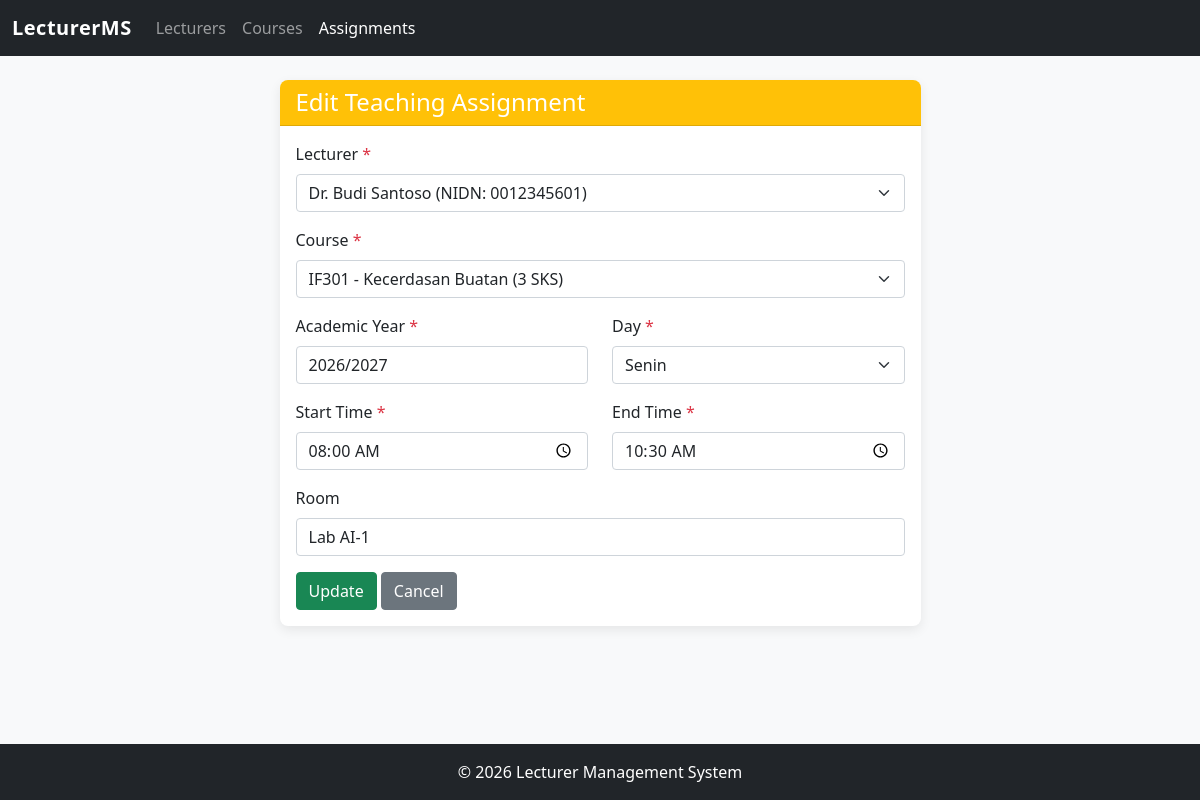
Screenshot of /Project/index.php?page=assignments&action=edit&id=1 with the database file from the repository.
### tables this page shows
CREATE TABLE teaching_assignments (
    id INT AUTO_INCREMENT PRIMARY KEY,
    lecturer_id INT NOT NULL,
    course_id INT NOT NULL,
    academic_year VARCHAR(9) NOT NULL,
    day ENUM('Senin','Selasa','Rabu','Kamis','Jumat','Sabtu') NOT NULL,
    start_time TIME NOT NULL,
    end_time TIME NOT NULL,
    room VARCHAR(20),
    FOREIGN KEY (lecturer_id) REFERENCES lecturers(id) ON DELETE CASCADE,
    FOREIGN KEY (course_id) REFERENCES courses(id) ON DELETE CASCADE
);

CREATE TABLE lecturers (
    id INT AUTO_INCREMENT PRIMARY KEY,
    name VARCHAR(100) NOT NULL,
    nidn VARCHAR(20) NOT NULL UNIQUE,
    email VARCHAR(100) UNIQUE,
    phone VARCHAR(15),
    specialization VARCHAR(100),
    join_date DATE NOT NULL
);

CREATE TABLE courses (
    id INT AUTO_INCREMENT PRIMARY KEY,
    code VARCHAR(10) NOT NULL UNIQUE,
    name VARCHAR(100) NOT NULL,
    credits INT NOT NULL DEFAULT 2,
    semester INT NOT NULL,
    description TEXT
);

### Project/controllers/AssignmentController.php (called while the page is built, shortened)
<?php
require_once __DIR__ . '/../models/TeachingAssignment.php';
require_once __DIR__ . '/../models/Lecturer.php';
require_once __DIR__ . '/../models/Course.php';
class AssignmentController {
    private $model;
    public function __construct() {
        $this->model = new TeachingAssignment();
    }
    public function edit() {
        $id = (int)($_GET['id'] ?? 0);
        $assignment = $this->model->getById($id);
        $lecturers = (new Lecturer())->getAll();
        $courses   = (new Course())->getAll();
        require __DIR__ . '/../views/assignments/edit.php';
    }
}

### Project/config/database.php (called while the page is built, shortened)
<?php
class Database {
    private $host = "localhost";
    private $username = "root";
    private $password = "";
    private $dbname = "tp_mvc25";
    public function __construct() {
        try {
            $this->conn = new PDO(
                "mysql:host={$this->host};dbname={$this->dbname}",
                $this->username,
                $this->password
            );
        } catch (PDOException $e) {
            die("Koneksi gagal: " . $e->getMessage());
        }
    }
}

### Project/models/Lecturer.php (called while the page is built, shortened)
<?php
require_once __DIR__ . '/../config/database.php';
class Lecturer {
    private $db;
    public function __construct() {
        $this->db = (new Database())->conn;
    }
    public function getAll() {
        $stmt = $this->db->prepare("SELECT * FROM lecturers ORDER BY id DESC");
        $stmt->execute();
        return $stmt->fetchAll();
    }
}

### Project/models/TeachingAssignment.php (called while the page is built, shortened)
<?php
require_once __DIR__ . '/../config/database.php';
class TeachingAssignment {
    private $db;
    public function __construct() {
        $this->db = (new Database())->conn;
    }
    public function getById($id) {
        $stmt = $this->db->prepare(
            "SELECT ta.*, l.name AS lecturer_name, c.name AS course_name
             FROM teaching_assignments ta
             JOIN lecturers l ON ta.lecturer_id = l.id
             JOIN courses c ON ta.course_id = c.id
             WHERE ta.id = ?"
        );
        $stmt->execute([$id]);
        return $stmt->fetch();
    }
}

### Project/models/Course.php (called while the page is built, shortened)
<?php
require_once __DIR__ . '/../config/database.php';
class Course {
    private $db;
    public function __construct() {
        $this->db = (new Database())->conn;
    }
    public function getAll() {
        $stmt = $this->db->prepare("SELECT * FROM courses ORDER BY semester, code");
        $stmt->execute();
        return $stmt->fetchAll();
    }
}

### Project/views/assignments/edit.php (the view, shortened to what this page needs)
<?php require __DIR__ . '/../layouts/header.php'; ?>
<div class="row justify-content-center">
    <div class="col-lg-7">
        <div class="card">
            <div class="card-header bg-warning text-white">
                <h4 class="mb-0">Edit Teaching Assignment</h4>
            </div>
            <div class="card-body">
                <form method="POST">
                    <div class="mb-3">
                        <label class="form-label">Lecturer <span class="text-danger">*</span></label>
                        <select name="lecturer_id" class="form-select" required>
                            <?php foreach ($lecturers as $l): ?>
                                <option value="<?= $l['id'] ?>" <?= $assignment['lecturer_id'] == $l['id'] ? 'selected' : '' ?>>
                                    <?= htmlspecialchars($l['name']) ?> (NIDN: <?= htmlspecialchars($l['nidn']) ?>)
                                </option>
                            <?php endforeach; ?>
                        </select>
                    </div>
                    <div class="mb-3">
                        <label class="form-label">Course <span class="text-danger">*</span></label>
                        <select name="course_id" class="form-select" required>
                            <?php foreach ($courses as $c): ?>
                                <option value="<?= $c['id'] ?>" <?= $assignment['course_id'] == $c['id'] ? 'selected' : '' ?>>
                                    <?= htmlspecialchars($c['code']) ?> - <?= htmlspecialchars($c['name']) ?> (<?= $c['credits'] ?> SKS)
                                </option>
                            <?php endforeach; ?>
                        </select>
                    </div>
                    <div class="row mb-3">
                        <div class="col-md-6">
                            <label class="form-label">Academic Year <span class="text-danger">*</span></label>
                            <input type="text" name="academic_year" class="form-control" required
                                   value="<?= htmlspecialchars($assignment['academic_year']) ?>">
                        </div>
                        <div class="col-md-6">
                            <label class="form-label">Day <span class="text-danger">*</span></label>
                            <select name="day" class="form-select" required>
                                <?php foreach (['Senin','Selasa','Rabu','Kamis','Jumat','Sabtu'] as $d): ?>
                                    <option value="<?= $d ?>" <?= $assignment['day'] === $d ? 'selected' : '' ?>>
                                        <?= $d ?>
                                    </option>
                                <?php endforeach; ?>
                            </select>
                        </div>
                    </div>
                    <div class="row mb-3">
                        <div class="col-md-6">
                            <label class="form-label">Start Time <span class="text-danger">*</span></label>
                            <input type="time" name="start_time" class="form-control" required
                                   value="<?= substr($assignment['start_time'], 0, 5) ?>">
                        </div>
                        <div class="col-md-6">
                            <label class="form-label">End Time <span class="text-danger">*</span></label>
                            <input type="time" name="end_time" class="form-control" required
                                   value="<?= substr($assignment['end_time'], 0, 5) ?>">
                        </div>
                    </div>
                    <div class="mb-3">
                        <label class="form-label">Room</label>
                        <input type="text" name="room" class="form-control"
                               value="<?= htmlspecialchars($assignment['room'] ?? '') ?>">
                    </div>
                    <button type="submit" class="btn btn-success">Update</button>
                    <a href="index.php?page=assignments" class="btn btn-secondary">Cancel</a>
                </form>
            </div>
        </div>
    </div>
</div>
<?php require __DIR__ . '/../layouts/footer.php'; ?>

### Project/public/css/style.css (style rules this page uses)
body { background-color: #f8f9fa; min-height: 100vh; display: flex; flex-direction: column; }
.card { border: none; box-shadow: 0 4px 12px rgba(0,0,0,0.08); border-radius: 8px; overflow: hidden; }

### rows the page displays
teaching_assignments: lecturer_id "Dr. Budi Santoso (NIDN: 0012345601)", course_id "IF301 - Kecerdasan Buatan (3 SKS)", academic_year "2026/2027", day "Senin", start_time "08:00", end_time "10:30", room "Lab AI-1"
